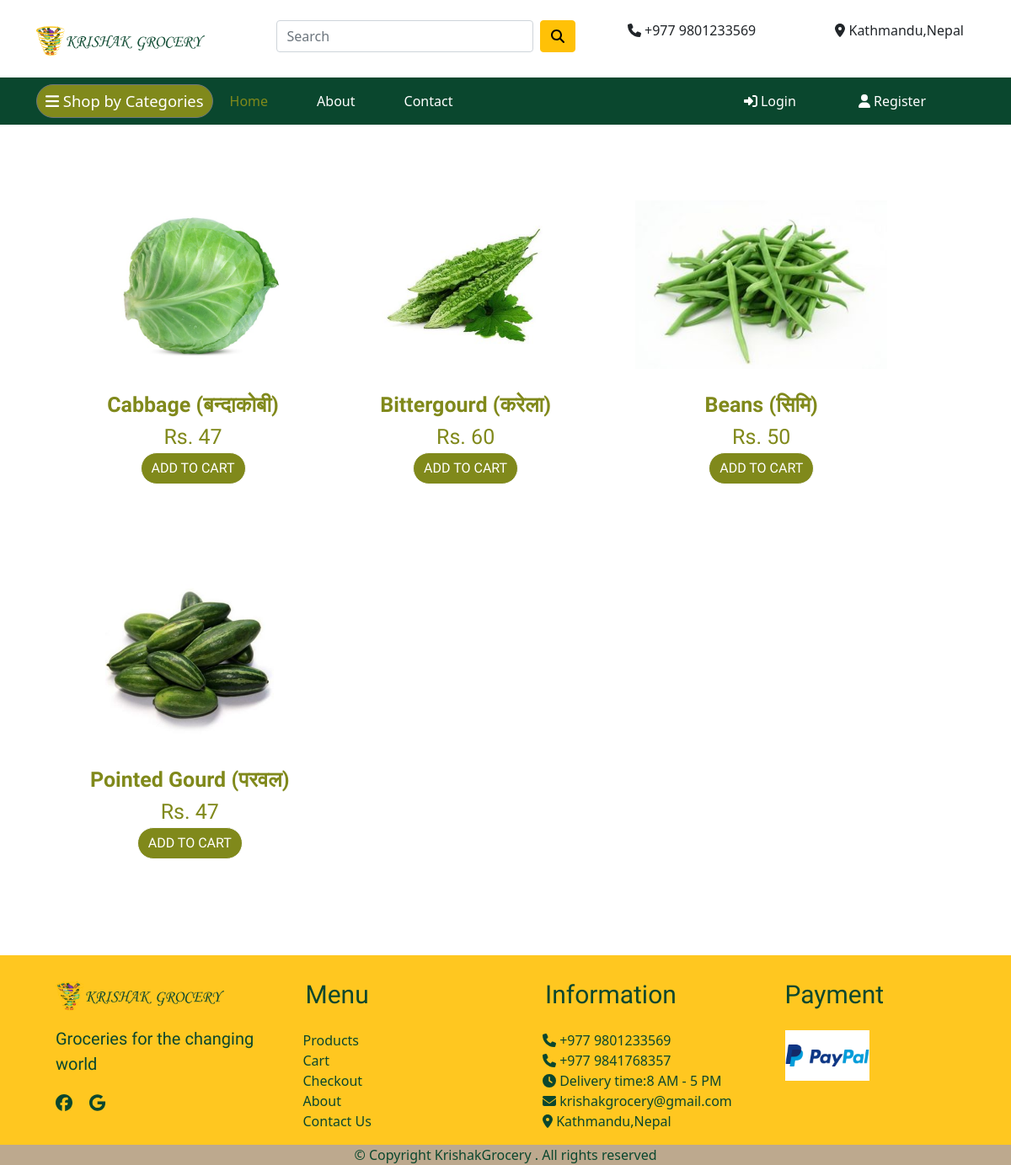
/vegetables/, run on an earlier commit of the app's database.
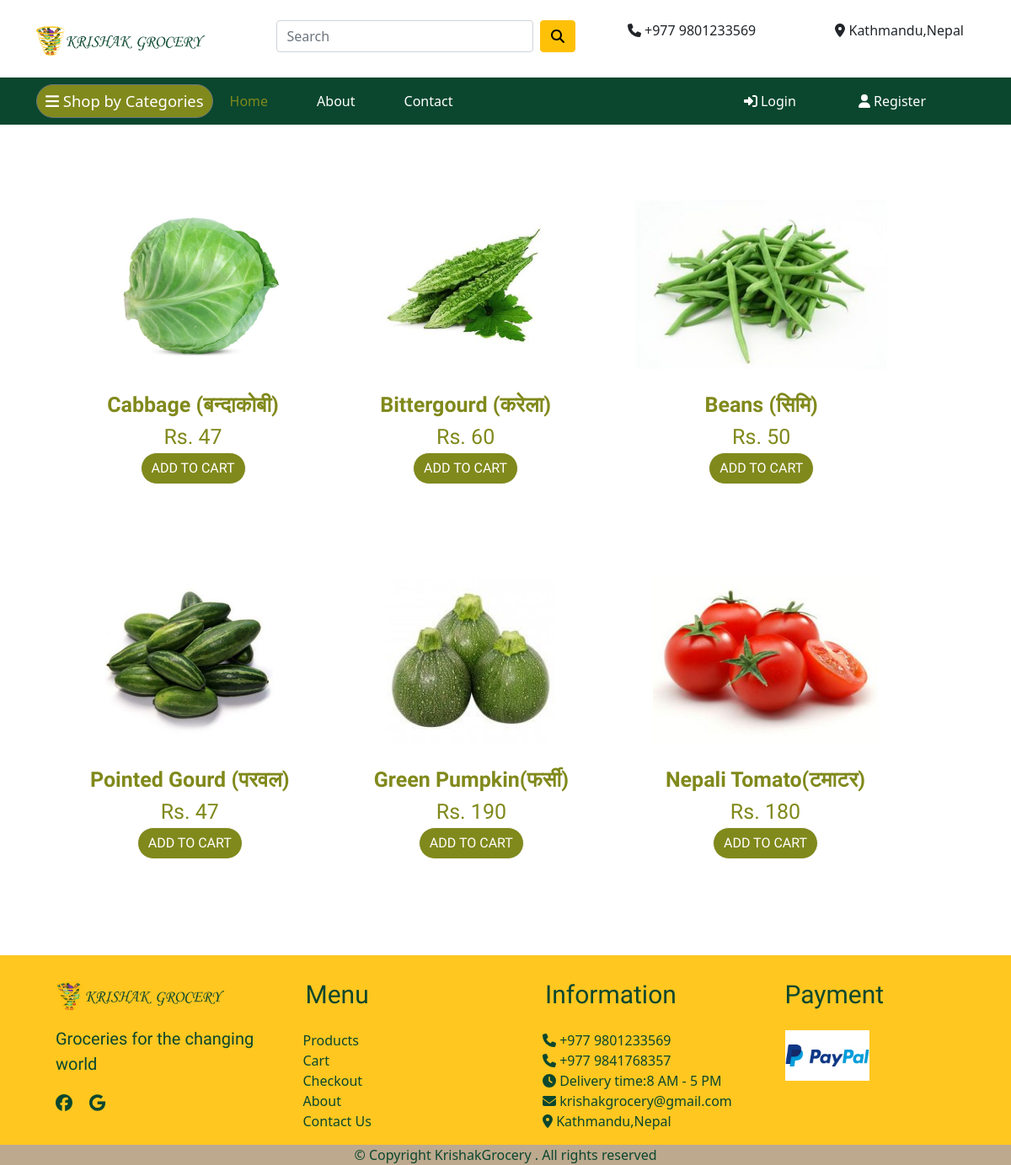
And on a later commit of the database.
### app/models.py (models this page shows, shortened)
class Product(models.Model):
    title = models.CharField(max_length=100)
    selling_price = models.IntegerField()
    category = models.CharField(choices=CATEGORY_CHOICES, max_length=2)
    product_image = models.ImageField(upload_to='productimg')

### app/views.py (the view)
# urls.py: path('vegetables/', views.vegetables, name='vegetables'),
def vegetables(request):
    vegetables= Product.objects.filter(category='V')
    return render(request, 'app/vegetables.html',{'vegetables':vegetables})

### app/templates/app/vegetables.html (shortened to what this page needs)
{% extends 'app/base.html' %}
{% load static %}
{% block main-content %}
<div class="container pt-5 pb-5">
<div class="mx-3">
         {% for v in vegetables %}
             <a href="{% url 'product-detail' v.id %}" class="btn hoverzoom">
               <div class="item" id="vegs">
                 <img src="{{v.product_image.url}}" alt="" height="200px">
                 <br>
                 <br>
                 <span class="fw-bold textwrap">{{v.title}}</span>
                 <br>
                 <span class="fs-5">Rs. {{v.selling_price}}</span>
                  <div class="box-element product pb-4">
                    <button class="btn btn-light add-btn">ADD TO CART</button>
                  </div>
                </div>
              </a>
         {% endfor %}
</div>
</div>
{% endblock main-content %}

What changed in the data, as far as the page shows it:
added Product: product_image (picture), title "Green Pumpkin(फर्सी)", selling_price "190"
added Product: product_image (picture), title "Nepali Tomato(टमाटर)", selling_price "180"
